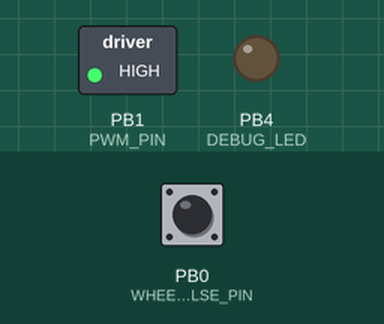
Bench run of a sketch on a simulated ATtiny85, built with avr-gcc and run on an emulated ATtiny85. On the bench: switched loads named in the sketch (green lamp = pin HIGH), output pins drawn as LEDs (lit = HIGH). The test bench sets the inputs (shaded band); at power-on: PB0 (WHEEL_PULSE_PIN) LOW.

Above: at 1.2 s.
1.3 s: PB0 (WHEEL_PULSE_PIN) pulled HIGH for 0.15 s
At 1.9 s:
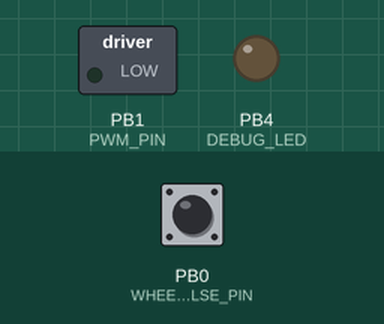
Timing chart, 0 to 4.3 s (numbered marks = the images above; inputs shaded):
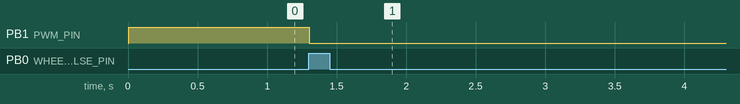

Measured:
- after the input at 1.3 s, PB1 (PWM_PIN): HIGH → LOW at once

The sketch:

clocksync.ino
```cpp
// Ratio between the pulse frequencies
// Wheel is turning at 10 holes/sec
#define WHEEL_TICKS 6
// Line frequency is 60Hz
#define LINE_TICKS 1

#define DEBUG_LED 4
#define PWM_PIN 1
#define LINE_PULSE_PIN 2
#define WHEEL_PULSE_PIN 0

void setup() {
    pinMode(PWM_PIN, OUTPUT);
    pinMode(DEBUG_LED, OUTPUT);
    pinMode(LINE_PULSE_PIN, INPUT);
    pinMode(WHEEL_PULSE_PIN, INPUT);

    TCCR1 = 1 << CS10 | 1 << PWM1A | 2 << COM1A0;  // turn off clock divisor, select PB1 as OC1A output
}

// Error < 0 means wheel is behind
// Error > 0 means wheel is ahead
int error = 0;

#define SLOWDOWN_BY 128

#define MIN_PWM 0
#define MAX_PWM 255


void do_pid() {
    static int slowdown = 0;
    int div_by = 0; // constrain(abs(error), 16, 128); // run the loop faster as error gets smaller
    slowdown++;
    if (slowdown < div_by) return;
    slowdown = 0;

    static byte pwm = MIN_PWM;

    if (error > 0) {
        if (pwm > MIN_PWM) pwm--;
    } else {
        if (pwm < MAX_PWM) pwm++;
    }
    OCR1A = pwm;
}

void loop() {
    do_pid();

    static byte last_PINB = 0;
    int cur_PINB = PINB;
    if (cur_PINB & (1 << WHEEL_PULSE_PIN) && !(last_PINB & (1 << WHEEL_PULSE_PIN))) {
        error += WHEEL_TICKS;
    }
    if (cur_PINB & (1 << LINE_PULSE_PIN) && !(last_PINB & (1 << LINE_PULSE_PIN))) {
        error -= LINE_TICKS;
    }
    last_PINB = cur_PINB;
    digitalWrite(DEBUG_LED, error < 0 ? HIGH : LOW);
}
```
